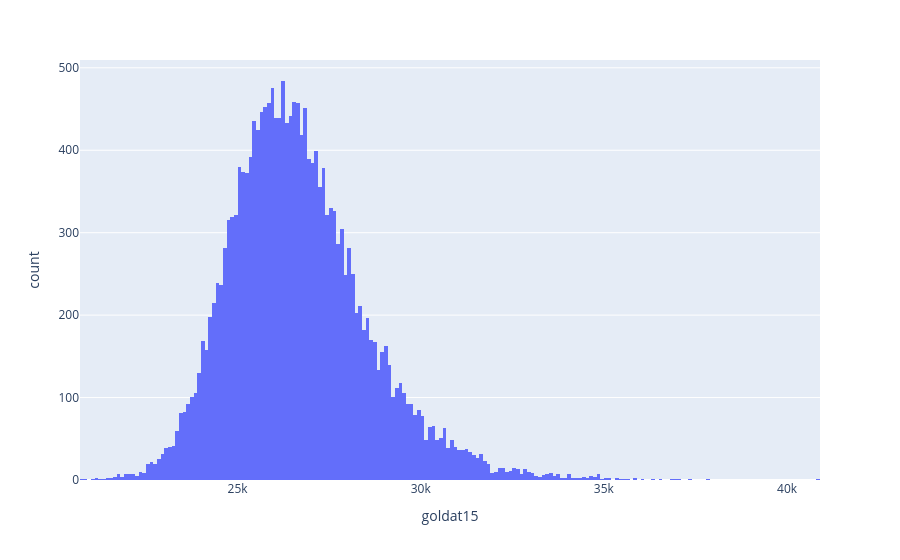
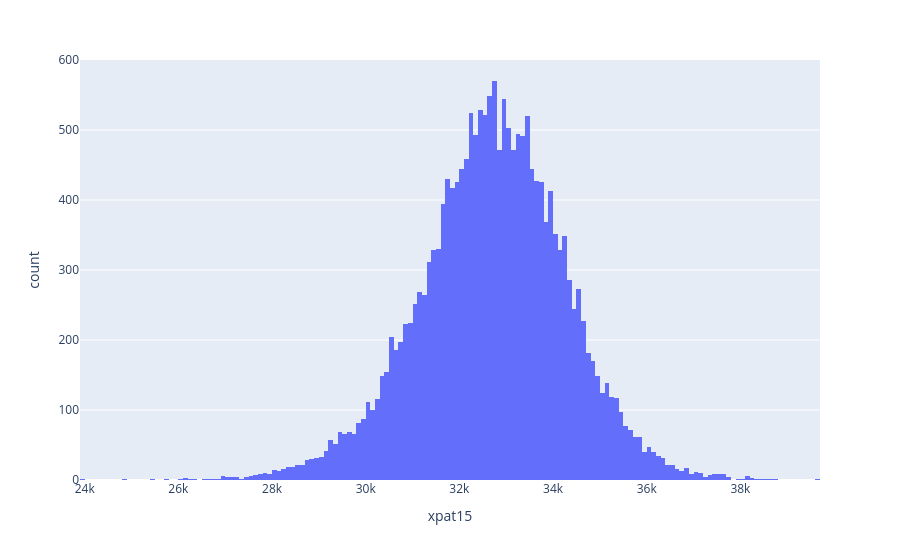

Notebook code cell kept with these figures, in order:
### Code cell
# Univariate Analysis

# hist for goldat15
# observation: most teams average around 27k gold at 15 minutes. (center of data)
fig = px.histogram(cleaned_df, x = 'goldat15')
fig.show()

fig2 = px.histogram(cleaned_df, x = 'xpat15')
fig2.show()

# # hist for xpdiffat15
# # observation: teams average around 4-5 kills at 15 minutes
# fig2 = px.histogram(cleaned_df, x = 'killsat15')
# fig2.show()

### Figure 1 — Plotly figure (JSON) as saved in the notebook; plotly's stock layout.template omitted (floating-point values rounded to 4 significant figures; data arrays with more than 128 entries replaced by an {"elided": "..."} marker saying what was removed)
{"data": [{"alignmentgroup": "True", "bingroup": "x", "hovertemplate": "goldat15=%{x}<br>count=%{y}<extra></extra>", "legendgroup": "", "marker": {"color": "#636efa", "pattern": {"shape": ""}}, "name": "", "offsetgroup": "", "orientation": "v", "showlegend": false, "type": "histogram", "x": {"elided": "19496 int values"}, "xaxis": "x", "yaxis": "y"}], "layout": {"barmode": "relative", "legend": {"tracegroupgap": 0}, "margin": {"t": 60}, "xaxis": {"anchor": "y", "domain": [0, 1], "title": {"text": "goldat15"}}, "yaxis": {"anchor": "x", "domain": [0, 1], "title": {"text": "count"}}}}

### Figure 2 — Plotly figure (JSON) as saved in the notebook; plotly's stock layout.template omitted (floating-point values rounded to 4 significant figures; data arrays with more than 128 entries replaced by an {"elided": "..."} marker saying what was removed)
{"data": [{"alignmentgroup": "True", "bingroup": "x", "hovertemplate": "xpat15=%{x}<br>count=%{y}<extra></extra>", "legendgroup": "", "marker": {"color": "#636efa", "pattern": {"shape": ""}}, "name": "", "offsetgroup": "", "orientation": "v", "showlegend": false, "type": "histogram", "x": {"elided": "19496 int values"}, "xaxis": "x", "yaxis": "y"}], "layout": {"barmode": "relative", "legend": {"tracegroupgap": 0}, "margin": {"t": 60}, "xaxis": {"anchor": "y", "domain": [0, 1], "title": {"text": "xpat15"}}, "yaxis": {"anchor": "x", "domain": [0, 1], "title": {"text": "count"}}}}
